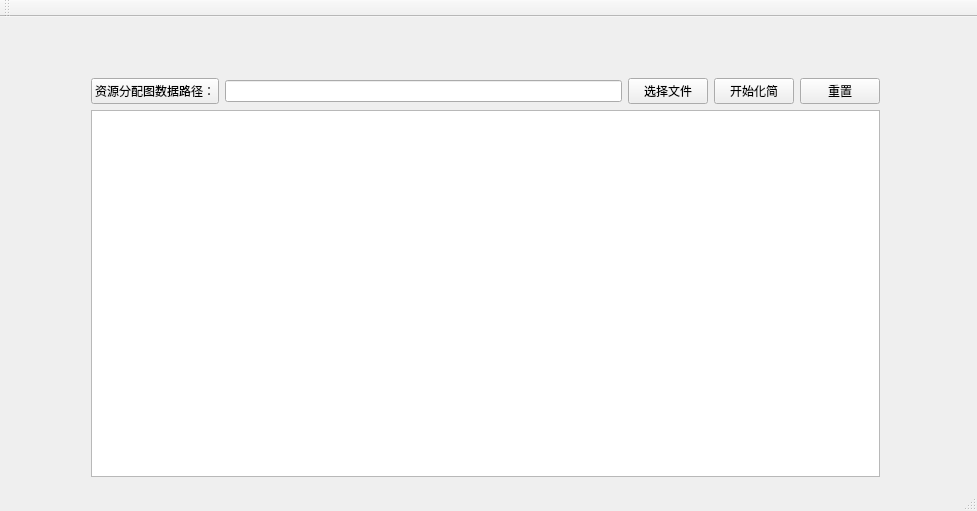
<?xml version="1.0" encoding="UTF-8"?>
<ui version="4.0">
 <class>MainWindow</class>
 <widget class="QMainWindow" name="MainWindow">
  <property name="geometry">
   <rect>
    <x>0</x>
    <y>0</y>
    <width>977</width>
    <height>511</height>
   </rect>
  </property>
  <property name="windowTitle">
   <string>MainWindow</string>
  </property>
  <widget class="QWidget" name="centralWidget">
   <widget class="QWidget" name="verticalLayoutWidget">
    <property name="geometry">
     <rect>
      <x>80</x>
      <y>50</y>
      <width>811</width>
      <height>421</height>
     </rect>
    </property>
    <layout class="QVBoxLayout" name="verticalLayout">
     <item>
      <layout class="QHBoxLayout" name="horizontalLayout">
       <item>
        <widget class="QPushButton" name="pushButton_2">
         <property name="text">
          <string>资源分配图数据路径：</string>
         </property>
        </widget>
       </item>
       <item>
        <widget class="QLineEdit" name="lineEdit"/>
       </item>
       <item>
        <widget class="QPushButton" name="pushButton">
         <property name="text">
          <string>选择文件</string>
         </property>
        </widget>
       </item>
       <item>
        <widget class="QPushButton" name="pushButton_3">
         <property name="text">
          <string>开始化简</string>
         </property>
        </widget>
       </item>
       <item>
        <widget class="QPushButton" name="pushButton_4">
         <property name="text">
          <string>重置</string>
         </property>
        </widget>
       </item>
      </layout>
     </item>
     <item>
      <widget class="QTextBrowser" name="textBrowser"/>
     </item>
    </layout>
   </widget>
  </widget>
  <widget class="QMenuBar" name="menuBar">
   <property name="geometry">
    <rect>
     <x>0</x>
     <y>0</y>
     <width>977</width>
     <height>26</height>
    </rect>
   </property>
  </widget>
  <widget class="QToolBar" name="mainToolBar">
   <attribute name="toolBarArea">
    <enum>TopToolBarArea</enum>
   </attribute>
   <attribute name="toolBarBreak">
    <bool>false</bool>
   </attribute>
  </widget>
  <widget class="QStatusBar" name="statusBar"/>
 </widget>
 <layoutdefault spacing="6" margin="11"/>
 <resources/>
 <connections/>
</ui>
